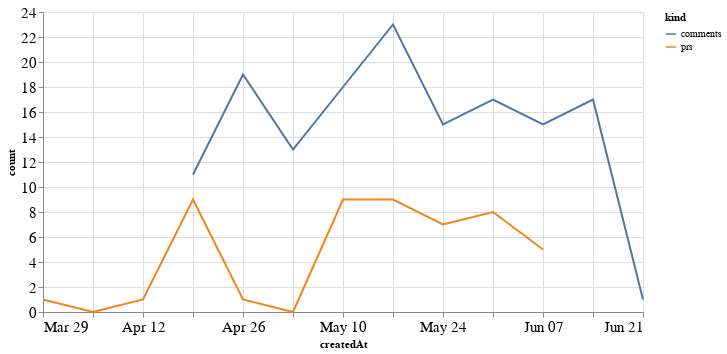

The cell this chart's notebook holds for it:
### Code cell
alt.Chart(total_time, width=600).mark_line().encode(
    x='createdAt',
    y='count',
    color='kind'
)

### Figure 1 — Vega-Lite specification as saved in the notebook (floating-point values rounded to 4 significant figures)
{"config": {"axisLeft": {"labelFontSize": 15}, "axisBottom": {"labelFontSize": 15}}, "data": {"name": "data-48bb6f29209bf3c0ddbed7f1e89f45d6"}, "mark": "line", "encoding": {"color": {"type": "nominal", "field": "kind"}, "x": {"type": "temporal", "field": "createdAt"}, "y": {"type": "quantitative", "field": "count"}}, "width": 600, "$schema": "https://vega.github.io/schema/vega-lite/v4.8.1.json", "datasets": {"data-48bb6f29209bf3c0ddbed7f1e89f45d6": [{"createdAt": "2020-03-29T00:00:00", "kind": "prs", "count": 1.0}, {"createdAt": "2020-04-05T00:00:00", "kind": "prs", "count": 0.0}, {"createdAt": "2020-04-12T00:00:00", "kind": "prs", "count": 1.0}, {"createdAt": "2020-04-19T00:00:00", "kind": "prs", "count": 9.0}, {"createdAt": "2020-04-26T00:00:00", "kind": "prs", "count": 1.0}, {"createdAt": "2020-05-03T00:00:00", "kind": "prs", "count": 0.0}, {"createdAt": "2020-05-10T00:00:00", "kind": "prs", "count": 9.0}, {"createdAt": "2020-05-17T00:00:00", "kind": "prs", "count": 9.0}, {"createdAt": "2020-05-24T00:00:00", "kind": "prs", "count": 7.0}, {"createdAt": "2020-05-31T00:00:00", "kind": "prs", "count": 8.0}, {"createdAt": "2020-06-07T00:00:00", "kind": "prs", "count": 5.0}, {"createdAt": "2020-06-14T00:00:00", "kind": "prs", "count": null}, {"createdAt": "2020-06-21T00:00:00", "kind": "prs", "count": null}, {"createdAt": "2020-03-29T00:00:00", "kind": "comments", "count": null}, {"createdAt": "2020-04-05T00:00:00", "kind": "comments", "count": null}, {"createdAt": "2020-04-12T00:00:00", "kind": "comments", "count": null}, {"createdAt": "2020-04-19T00:00:00", "kind": "comments", "count": 11.0}, {"createdAt": "2020-04-26T00:00:00", "kind": "comments", "count": 19.0}, {"createdAt": "2020-05-03T00:00:00", "kind": "comments", "count": 13.0}, {"createdAt": "2020-05-10T00:00:00", "kind": "comments", "count": 18.0}, {"createdAt": "2020-05-17T00:00:00", "kind": "comments", "count": 23.0}, {"createdAt": "2020-05-24T00:00:00", "kind": "comments", "count": 15.0}, {"createdAt": "2020-05-31T00:00:00", "kind": "comments", "count": 17.0}, {"createdAt": "2020-06-07T00:00:00", "kind": "comments", "count": 15.0}, {"createdAt": "2020-06-14T00:00:00", "kind": "comments", "count": 17.0}, {"createdAt": "2020-06-21T00:00:00", "kind": "comments", "count": 1.0}]}}
